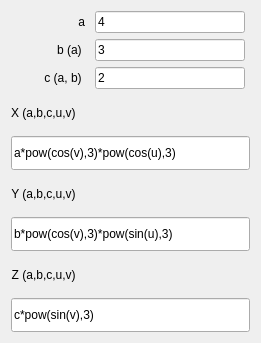
                         <widget class="QWidget" name="scrollAreaWidgetContents">
                          <property name="geometry">
                           <rect>
                            <x>0</x>
                            <y>0</y>
                            <width>261</width>
                            <height>343</height>
                           </rect>
                          </property>
                          <layout class="QGridLayout" name="gridLayout_24">
                           <item row="0" column="0">
                            <layout class="QVBoxLayout" name="verticalLayout">
                             <item>
                              <layout class="QHBoxLayout" name="horizontalLayout_20">
                               <item>
                                <widget class="QLabel" name="label_a_5">
                                 <property name="maximumSize">
                                  <size>
                                   <width>70</width>
                                   <height>16777215</height>
                                  </size>
                                 </property>
                                 <property name="layoutDirection">
                                  <enum>Qt::LeftToRight</enum>
                                 </property>
                                 <property name="text">
                                  <string>a</string>
                                 </property>
                                 <property name="alignment">
                                  <set>Qt::AlignRight|Qt::AlignTrailing|Qt::AlignVCenter</set>
                                 </property>
                                </widget>
                               </item>
                               <item>
                                <widget class="QLineEdit" name="Surf_a">
                                 <property name="sizePolicy">
                                  <sizepolicy hsizetype="Fixed" vsizetype="Fixed">
                                   <horstretch>0</horstretch>
                                   <verstretch>0</verstretch>
                                  </sizepolicy>
                                 </property>
                                 <property name="minimumSize">
                                  <size>
                                   <width>40</width>
                                   <height>0</height>
                                  </size>
                                 </property>
                                 <property name="maximumSize">
                                  <size>
                                   <width>150</width>
                                   <height>16777215</height>
                                  </size>
                                 </property>
                                 <property name="text">
                                  <string>4</string>
                                 </property>
                                 <property name="maxLength">
                                  <number>32769</number>
                                 </property>
                                </widget>
                               </item>
                              </layout>
                             </item>
                             <item>
                              <layout class="QHBoxLayout" name="horizontalLayout_21">
                               <item>
                                <widget class="QLabel" name="label_b_5">
                                 <property name="maximumSize">
                                  <size>
                                   <width>70</width>
                                   <height>16777215</height>
                                  </size>
                                 </property>
                                 <property name="text">
                                  <string>b (a) </string>
                                 </property>
                                 <property name="alignment">
                                  <set>Qt::AlignRight|Qt::AlignTrailing|Qt::AlignVCenter</set>
                                 </property>
                                </widget>
                               </item>
                               <item>
                                <widget class="QLineEdit" name="Surf_b">
                                 <property name="sizePolicy">
                                  <sizepolicy hsizetype="Fixed" vsizetype="Fixed">
                                   <horstretch>0</horstretch>
                                   <verstretch>0</verstretch>
                                  </sizepolicy>
                                 </property>
                                 <property name="minimumSize">
                                  <size>
                                   <width>40</width>
                                   <height>0</height>
                                  </size>
                                 </property>
                                 <property name="maximumSize">
                                  <size>
                                   <width>150</width>
                                   <height>16777215</height>
                                  </size>
                                 </property>
                                 <property name="text">
                                  <string>3</string>
                                 </property>
                                 <property name="maxLength">
                                  <number>32769</number>
                                 </property>
                                </widget>
                               </item>
                              </layout>
                             </item>
                             <item>
                              <layout class="QHBoxLayout" name="horizontalLayout_22">
                               <item>
                                <widget class="QLabel" name="label_c_3">
                                 <property name="maximumSize">
                                  <size>
                                   <width>70</width>
                                   <height>16777215</height>
                                  </size>
                                 </property>
                                 <property name="text">
                                  <string>c (a, b) </string>
                                 </property>
                                 <property name="alignment">
                                  <set>Qt::AlignRight|Qt::AlignTrailing|Qt::AlignVCenter</set>
                                 </property>
                                </widget>
                               </item>
                               <item>
                                <widget class="QLineEdit" name="Surf_c">
                                 <property name="sizePolicy">
                                  <sizepolicy hsizetype="Fixed" vsizetype="Fixed">
                                   <horstretch>0</horstretch>
                                   <verstretch>0</verstretch>
                                  </sizepolicy>
                                 </property>
                                 <property name="minimumSize">
                                  <size>
                                   <width>40</width>
                                   <height>0</height>
                                  </size>
                                 </property>
                                 <property name="maximumSize">
                                  <size>
                                   <width>150</width>
                                   <height>16777215</height>
                                  </size>
                                 </property>
                                 <property name="text">
                                  <string>2</string>
                                 </property>
                                 <property name="maxLength">
                                  <number>32769</number>
                                 </property>
                                </widget>
                               </item>
                              </layout>
                             </item>
                            </layout>
                           </item>
                           <item row="1" column="0">
                            <layout class="QGridLayout" name="gridLayout_29">
                             <item row="0" column="0">
                              <layout class="QHBoxLayout" name="horizontalLayout_23">
                               <item>
                                <widget class="QLabel" name="label_x_4">
                                 <property name="maximumSize">
                                  <size>
                                   <width>80</width>
                                   <height>16777215</height>
                                  </size>
                                 </property>
                                 <property name="text">
                                  <string>X (a,b,c,u,v) </string>
                                 </property>
                                 <property name="alignment">
                                  <set>Qt::AlignRight|Qt::AlignTrailing|Qt::AlignVCenter</set>
                                 </property>
                                </widget>
                               </item>
                               <item>
                                <spacer name="horizontalSpacer_5">
                                 <property name="orientation">
                                  <enum>Qt::Horizontal</enum>
                                 </property>
                                 <property name="sizeHint" stdset="0">
                                  <size>
                                   <width>40</width>
                                   <height>20</height>
                                  </size>
                                 </property>
                                </spacer>
                               </item>
                              </layout>
                             </item>
                             <item row="1" column="0">
                              <widget class="QLineEdit" name="Surf_x">
                               <property name="sizePolicy">
                                <sizepolicy hsizetype="Expanding" vsizetype="Preferred">
                                 <horstretch>0</horstretch>
                                 <verstretch>0</verstretch>
                                </sizepolicy>
                               </property>
                               <property name="minimumSize">
                                <size>
                                 <width>0</width>
                                 <height>0</height>
                                </size>
                               </property>
                               <property name="maximumSize">
                                <size>
                                 <width>16777215</width>
                                 <height>16777215</height>
                                </size>
                               </property>
                               <property name="toolTip">
                                <string>&lt;html&gt;&lt;head/&gt;&lt;body&gt;&lt;p&gt;The function from Python math module can be used here:&lt;/p&gt;&lt;p&gt;safe_list = ['acos', 'asin', 'atan', 'atan2', 'ceil', 'cos', 'cosh',&lt;/p&gt;&lt;p&gt; 'degrees', 'e', 'exp', 'fabs', 'floor', 'fmod', 'frexp', 'hypot', 'ldexp',&lt;/p&gt;&lt;p&gt; 'log', 'log10', 'modf', 'pi', 'pow', 'radians', 'sin', 'sinh', 'sqrt', 'tan',&lt;/p&gt;&lt;p&gt; 'tanh']&lt;/p&gt;&lt;/body&gt;&lt;/html&gt;</string>
                               </property>
                               <property name="text">
                                <string>a*pow(cos(v),3)*pow(cos(u),3)</string>
                               </property>
                               <property name="maxLength">
                                <number>32769</number>
                               </property>
                              </widget>
                             </item>
                             <item row="2" column="0">
                              <layout class="QHBoxLayout" name="horizontalLayout_24">
                               <item>
                                <widget class="QLabel" name="label_y_4">
                                 <property name="maximumSize">
                                  <size>
                                   <width>80</width>
                                   <height>16777215</height>
                                  </size>
                                 </property>
                                 <property name="text">
                                  <string>Y (a,b,c,u,v) </string>
                                 </property>
                                 <property name="alignment">
                                  <set>Qt::AlignRight|Qt::AlignTrailing|Qt::AlignVCenter</set>
                                 </property>
                                </widget>
                               </item>
                               <item>
                                <spacer name="horizontalSpacer_13">
                                 <property name="orientation">
                                  <enum>Qt::Horizontal</enum>
                                 </property>
                                 <property name="sizeHint" stdset="0">
                                  <size>
                                   <width>40</width>
                                   <height>20</height>
                                  </size>
                                 </property>
                                </spacer>
                               </item>
                              </layout>
                             </item>
                             <item row="3" column="0">
                              <widget class="QLineEdit" name="Surf_y">
                               <property name="sizePolicy">
                                <sizepolicy hsizetype="Expanding" vsizetype="Preferred">
                                 <horstretch>0</horstretch>
                                 <verstretch>0</verstretch>
                                </sizepolicy>
                               </property>
                               <property name="minimumSize">
                                <size>
                                 <width>0</width>
                                 <height>0</height>
                                </size>
                               </property>
                               <property name="maximumSize">
                                <size>
                                 <width>16777215</width>
                                 <height>16777215</height>
                                </size>
                               </property>
                               <property name="toolTip">
                                <string>&lt;html&gt;&lt;head/&gt;&lt;body&gt;&lt;p&gt;The function from Python math module can be used here:&lt;/p&gt;&lt;p&gt;safe_list = ['acos', 'asin', 'atan', 'atan2', 'ceil', 'cos', 'cosh',&lt;/p&gt;&lt;p&gt; 'degrees', 'e', 'exp', 'fabs', 'floor', 'fmod', 'frexp', 'hypot', 'ldexp',&lt;/p&gt;&lt;p&gt; 'log', 'log10', 'modf', 'pi', 'pow', 'radians', 'sin', 'sinh', 'sqrt', 'tan',&lt;/p&gt;&lt;p&gt; 'tanh']&lt;/p&gt;&lt;/body&gt;&lt;/html&gt;</string>
                               </property>
                               <property name="text">
                                <string>b*pow(cos(v),3)*pow(sin(u),3)</string>
                               </property>
                               <property name="maxLength">
                                <number>32769</number>
                               </property>
                              </widget>
                             </item>
                             <item row="4" column="0">
                              <layout class="QHBoxLayout" name="horizontalLayout_25">
                               <item>
                                <widget class="QLabel" name="label_z_2">
                                 <property name="maximumSize">
                                  <size>
                                   <width>80</width>
                                   <height>16777215</height>
                                  </size>
                                 </property>
                                 <property name="text">
                                  <string>Z (a,b,c,u,v) </string>
                                 </property>
                                 <property name="alignment">
                                  <set>Qt::AlignRight|Qt::AlignTrailing|Qt::AlignVCenter</set>
                                 </property>
                                </widget>
                               </item>
                               <item>
                                <spacer name="horizontalSpacer_14">
                                 <property name="orientation">
                                  <enum>Qt::Horizontal</enum>
                                 </property>
                                 <property name="sizeHint" stdset="0">
                                  <size>
                                   <width>40</width>
                                   <height>20</height>
                                  </size>
                                 </property>
                                </spacer>
                               </item>
                              </layout>
                             </item>
                             <item row="5" column="0">
                              <widget class="QLineEdit" name="Surf_z">
                               <property name="sizePolicy">
                                <sizepolicy hsizetype="Expanding" vsizetype="Preferred">
                                 <horstretch>0</horstretch>
                                 <verstretch>0</verstretch>
                                </sizepolicy>
                               </property>
                               <property name="minimumSize">
                                <size>
                                 <width>0</width>
                                 <height>0</height>
                                </size>
                               </property>
                               <property name="maximumSize">
                                <size>
                                 <width>16777215</width>
                                 <height>16777215</height>
                                </size>
                               </property>
                               <property name="toolTip">
                                <string>&lt;html&gt;&lt;head/&gt;&lt;body&gt;&lt;p&gt;The function from Python math module can be used here:&lt;/p&gt;&lt;p&gt;safe_list = ['acos', 'asin', 'atan', 'atan2', 'ceil', 'cos', 'cosh',&lt;/p&gt;&lt;p&gt; 'degrees', 'e', 'exp', 'fabs', 'floor', 'fmod', 'frexp', 'hypot', 'ldexp',&lt;/p&gt;&lt;p&gt; 'log', 'log10', 'modf', 'pi', 'pow', 'radians', 'sin', 'sinh', 'sqrt', 'tan',&lt;/p&gt;&lt;p&gt; 'tanh']&lt;/p&gt;&lt;/body&gt;&lt;/html&gt;</string>
                               </property>
                               <property name="text">
                                <string>c*pow(sin(v),3)</string>
                               </property>
                               <property name="maxLength">
                                <number>32769</number>
                               </property>
                              </widget>
                             </item>
                            </layout>
                           </item>
                          </layout>
                         </widget>
